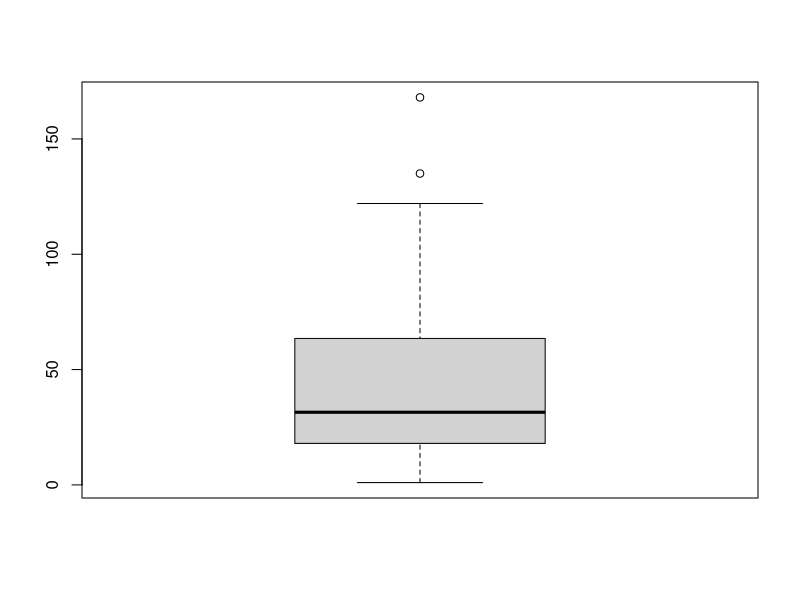
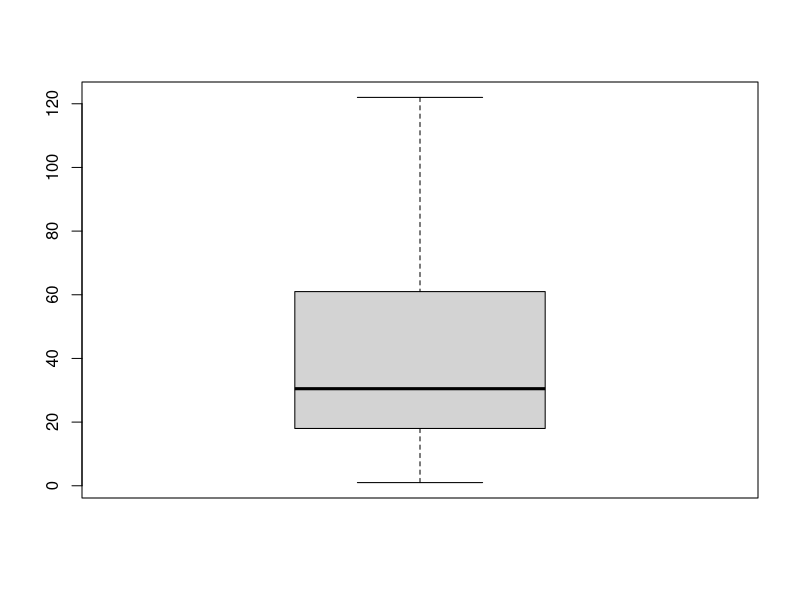

These charts were generated, in order, by the following R code:
# keonwoo Park 2020/10/06

# 데이터 정재

data <- c(10, NA, 30, NA, 45)
data
data[is.na(data)]
data[!is.na(data)]

df <- data.frame(name = c("John", "Amy", "Steve"),
                 age = c(200, 16, 23),
                 gender = c("M", "F", "N"))
df[df$gender == "N", ]
df[df$age > 120 | df$age < 0, ]

# 조건문

x <- 5
if(x %% 2 == 0){
  print("짝수")
}else {
  print("홀수")
}

x <- -1
if (x > 0) {
  print("positive")
}else if (x < 0) {
  print("negative")
}else {
  print("zero")
}

city <- "Seoul"
ifelse(city == "Seoul" , "korea", "Other country")

df
df[,2] <- ifelse(df[,2] > 120 | df[,2] < 0, NA , df[, 2])
df
df[,3] <- ifelse(df[,3] %in% c("F", "M"), df[, 3], NA)
df

# 반복문

i <- 1
repeat{
  if(i > 10){
    break
  } else {
    print(i)
    i <- i + 1
  }
}


i <- 1
while(i <= 10){
  print(i)
  i <- i + 1
}

for(i in 1:10){
  print(i)
}

data <- data.frame(kor = c(100, 90, 120, 80),
                   eng = c(90, 80, -10, 70),
                   mat = c(800, 90, 70, -100))
data

for (i in 1:3){
  data[, i] <- ifelse(data[,i] >= 0 & data[, i] <= 100, data[, i], NA)
}

data


# 사용자 정의 함수

sumAtoB <- function(startNum = 1, endNum=10){
  s <- 0
  for(i in startNum:endNum){
    s <- s + i
  }
  return(s)
}

sumAtoB()
sumAtoB(startNum=10, endNum=15)
sumAtoB(endNum = 15, startNum = 10)
sumAtoB(10, 15)
sumAtoB(start = 10, end = 15)

str(airquality)
table(is.na(airquality))

na.cnt <- function(x) {
  table(is.na(x))
}

na.cnt(airquality)
na.cnt(airquality$Solar.R)

# 결측값 처리

colSums(is.na(airquality))

air <- airquality
air_del <- na.omit(air)
na_del <- is.na(air_del)
colSums(na_del)

mean(airquality$Ozone)
m_ozone <- mean(airquality$Ozone, na.rm = T)
air <- airquality
air$Ozone[is.na(air$Ozone)] <- m_ozone
na.cnt(air$Ozone)

# 이상치 확인

air <- airquality
boxplot(air$Ozone)$stats

air$Ozone <- ifelse(air$Ozone > 122, NA , air$Ozone)
boxplot(air$Ozone)
